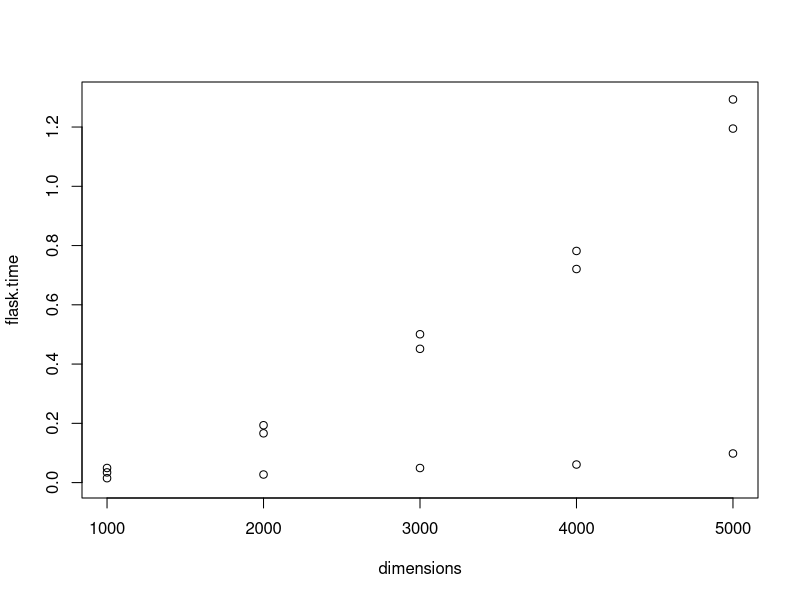
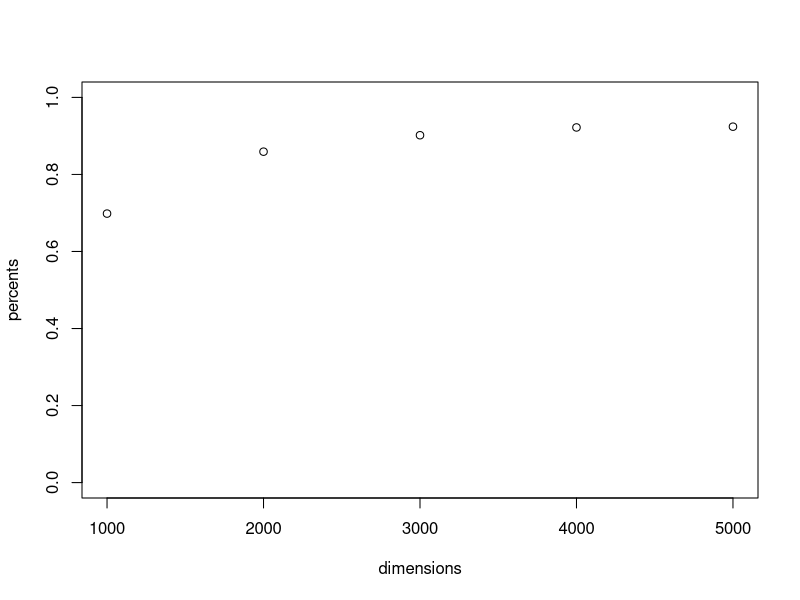

Generate these figures, in order, with R:
## ---- chunk 1
time1 <- read.csv("randomimagetimes1000.csv")
time2 <- read.csv("randomimagetimes2000.csv")
time3 <- read.csv("randomimagetimes3000.csv")
time4 <- read.csv("randomimagetimes4000.csv")
time5 <- read.csv("randomimagetimes5000.csv")
## ---- chunk 2
dif1 <- mean(time1$script) - mean(time1$flask)
dif2 <- mean(time2$script) - mean(time2$flask)
dif3 <- mean(time3$script) - mean(time3$flask)
dif4 <- mean(time4$script) - mean(time4$flask)
dif5 <- mean(time5$script) - mean(time5$flask)

dimensions <- c(1000, 2000, 3000, 4000, 5000)
script.time <- c(mean(time1$script), mean(time2$script), mean(time3$script), mean(time4$script), mean(time5$script))
flask.time <- c(mean(time1$flask), mean(time2$flask), mean(time3$flask), mean(time4$flask), mean(time5$flask))
difs <- c(dif1, dif2, dif3, dif4, dif5)
plot(flask.time ~ dimensions, ylim=c(0, 1.3))
points(script.time ~ dimensions)
points(difs ~ dimensions)
## ---- chunk 3
percent1 <- mean(time1$flask) / mean(time1$script)
percent2 <- mean(time2$flask) / mean(time2$script)
percent3 <- mean(time3$flask) / mean(time3$script)
percent4 <- mean(time4$flask) / mean(time4$script)
percent5 <- mean(time5$flask) / mean(time5$script)
percents <- c(percent1, percent2, percent3, percent4, percent5)
plot(percents ~ dimensions, ylim=c(0, 1))
percent1
percent5

